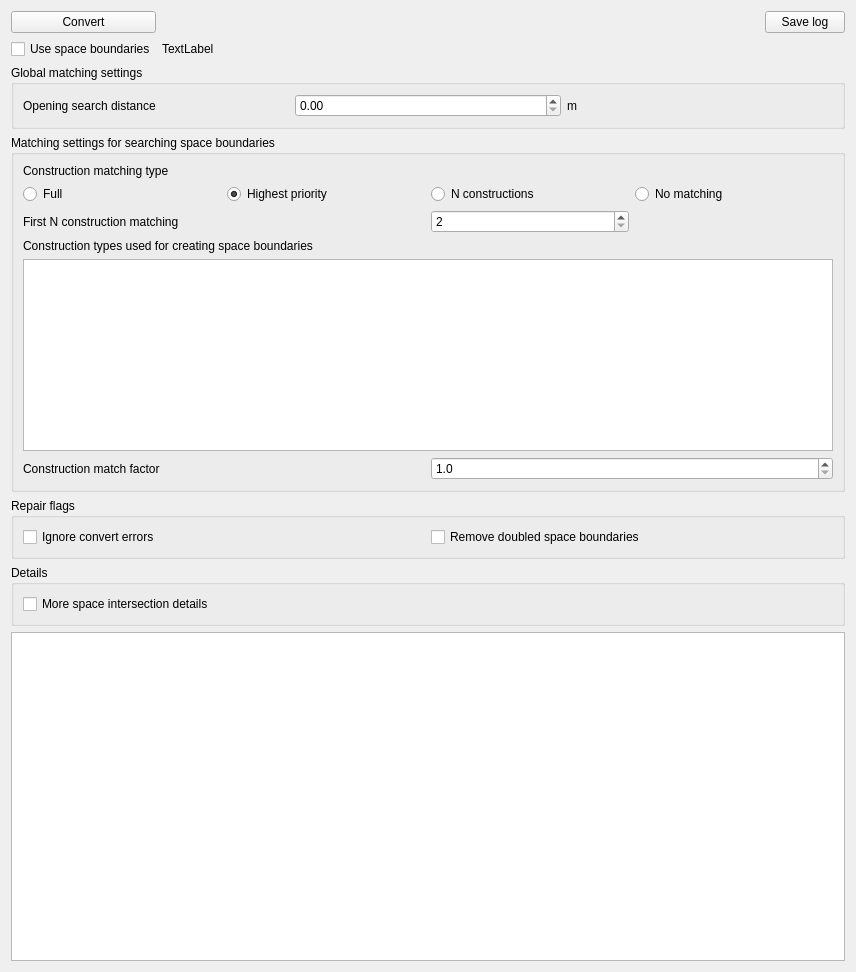
<?xml version="1.0" encoding="UTF-8"?>
<ui version="4.0">
 <class>ImportWPConvert</class>
 <widget class="QWizardPage" name="ImportWPConvert">
  <property name="geometry">
   <rect>
    <x>0</x>
    <y>0</y>
    <width>856</width>
    <height>972</height>
   </rect>
  </property>
  <property name="windowTitle">
   <string>Convert IFC into VICUS</string>
  </property>
  <layout class="QGridLayout" name="gridLayout" rowstretch="0,0,0,0,0,0,0,0,1">
   <item row="1" column="1" colspan="2">
    <widget class="QLabel" name="labelSBDescription">
     <property name="text">
      <string>TextLabel</string>
     </property>
    </widget>
   </item>
   <item row="1" column="0">
    <widget class="QCheckBox" name="checkBoxUseSpaceBoundaries">
     <property name="text">
      <string>Use space boundaries</string>
     </property>
    </widget>
   </item>
   <item row="0" column="2">
    <widget class="QPushButton" name="pushButtonSaveLog">
     <property name="text">
      <string>Save log</string>
     </property>
    </widget>
   </item>
   <item row="8" column="0" colspan="3">
    <widget class="QTextEdit" name="textEdit"/>
   </item>
   <item row="7" column="0" colspan="3">
    <widget class="QGroupBox" name="groupBox_2">
     <property name="title">
      <string>Details</string>
     </property>
     <layout class="QGridLayout" name="gridLayout_3">
      <item row="0" column="0">
       <widget class="QCheckBox" name="checkBoxSpaceIntersectionDetails">
        <property name="text">
         <string>More space intersection details</string>
        </property>
       </widget>
      </item>
      <item row="0" column="1">
       <spacer name="horizontalSpacer_2">
        <property name="orientation">
         <enum>Qt::Horizontal</enum>
        </property>
        <property name="sizeHint" stdset="0">
         <size>
          <width>389</width>
          <height>20</height>
         </size>
        </property>
       </spacer>
      </item>
     </layout>
    </widget>
   </item>
   <item row="6" column="0" colspan="3">
    <widget class="QGroupBox" name="groupBoxRepaiFlags">
     <property name="title">
      <string>Repair flags</string>
     </property>
     <layout class="QGridLayout" name="gridLayout_2">
      <item row="0" column="1">
       <widget class="QCheckBox" name="checkBoxRemoveDoubleSBs">
        <property name="text">
         <string>Remove doubled space boundaries</string>
        </property>
       </widget>
      </item>
      <item row="0" column="0">
       <widget class="QCheckBox" name="checkBoxIgnorErrors">
        <property name="toolTip">
         <string>If checked all errors will be ignored and the finish button will be enabled</string>
        </property>
        <property name="text">
         <string>Ignore convert errors</string>
        </property>
       </widget>
      </item>
     </layout>
    </widget>
   </item>
   <item row="0" column="1">
    <spacer name="horizontalSpacer">
     <property name="orientation">
      <enum>Qt::Horizontal</enum>
     </property>
     <property name="sizeHint" stdset="0">
      <size>
       <width>329</width>
       <height>20</height>
      </size>
     </property>
    </spacer>
   </item>
   <item row="0" column="0">
    <widget class="QPushButton" name="pushButtonConvert">
     <property name="text">
      <string>Convert</string>
     </property>
    </widget>
   </item>
   <item row="4" column="0" colspan="3">
    <widget class="QGroupBox" name="groupBoxMatchingSettings">
     <property name="title">
      <string>Matching settings for searching space boundaries</string>
     </property>
     <layout class="QGridLayout" name="gridLayout_4">
      <item row="0" column="0">
       <widget class="QLabel" name="label_2">
        <property name="text">
         <string>Construction matching type</string>
        </property>
       </widget>
      </item>
      <item row="1" column="0">
       <widget class="QRadioButton" name="radioButtonMatchingFull">
        <property name="text">
         <string>Full</string>
        </property>
        <property name="checked">
         <bool>false</bool>
        </property>
       </widget>
      </item>
      <item row="1" column="1">
       <widget class="QRadioButton" name="radioButtonMatchingFirst">
        <property name="text">
         <string>Highest priority</string>
        </property>
        <property name="checked">
         <bool>true</bool>
        </property>
       </widget>
      </item>
      <item row="1" column="2">
       <widget class="QRadioButton" name="radioButtonMatchingNConstructions">
        <property name="text">
         <string>N constructions</string>
        </property>
       </widget>
      </item>
      <item row="1" column="3">
       <widget class="QRadioButton" name="radioButtonMatchingNo">
        <property name="text">
         <string>No matching</string>
        </property>
       </widget>
      </item>
      <item row="2" column="0">
       <widget class="QLabel" name="label_3">
        <property name="text">
         <string>First N construction matching</string>
        </property>
       </widget>
      </item>
      <item row="2" column="2">
       <widget class="QSpinBox" name="spinBoxMatchingNConstructions">
        <property name="minimum">
         <number>2</number>
        </property>
       </widget>
      </item>
      <item row="3" column="0" colspan="2">
       <widget class="QLabel" name="label">
        <property name="text">
         <string>Construction types used for creating space boundaries</string>
        </property>
       </widget>
      </item>
      <item row="4" column="0" colspan="4">
       <widget class="QListWidget" name="listWidgetConstructionTypes"/>
      </item>
      <item row="5" column="0" colspan="4">
       <layout class="QHBoxLayout" name="horizontalLayout">
        <item>
         <widget class="QLabel" name="label_4">
          <property name="text">
           <string>Construction match factor</string>
          </property>
         </widget>
        </item>
        <item>
         <widget class="QDoubleSpinBox" name="doubleSpinBoxMatchConstructionFactor">
          <property name="decimals">
           <number>1</number>
          </property>
          <property name="minimum">
           <double>1.000000000000000</double>
          </property>
         </widget>
        </item>
       </layout>
      </item>
     </layout>
    </widget>
   </item>
   <item row="2" column="0" colspan="3">
    <widget class="QGroupBox" name="groupBoxGlobalMatching">
     <property name="title">
      <string>Global matching settings</string>
     </property>
     <layout class="QGridLayout" name="gridLayout_5">
      <item row="0" column="0">
       <widget class="QLabel" name="label_5">
        <property name="text">
         <string>Opening search distance</string>
        </property>
       </widget>
      </item>
      <item row="0" column="1">
       <widget class="QDoubleSpinBox" name="doubleSpinBoxMatchOpeningDistance"/>
      </item>
      <item row="0" column="2">
       <widget class="QLabel" name="label_6">
        <property name="text">
         <string>m</string>
        </property>
       </widget>
      </item>
     </layout>
    </widget>
   </item>
  </layout>
 </widget>
 <resources/>
 <connections/>
</ui>
